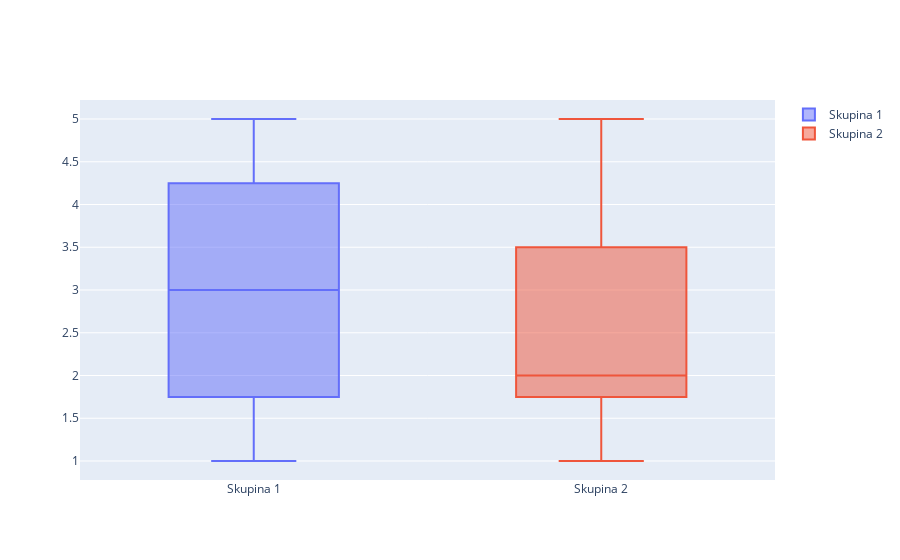

The notebook cell saved with this chart:
### Markdown cell above
## Box Plot
Box ploty (alebo box-and-whisker grafy) sú užitočné na zobrazovanie distribúcie dát cez kvartily, odhalenie odľahlých hodnôt a porovnanie distribúcií medzi rôznymi skupinami.

### Code cell
import plotly.graph_objects as go

# Dáta
data = [go.Box(y=[1, 2, 3, 4, 5], name='Skupina 1'),
        go.Box(y=[1, 2, 2, 3, 5], name='Skupina 2')]

# Vytvorenie box plotu
fig = go.Figure(data=data)

# Zobrazenie grafu
fig.show()

### Figure 1 — Plotly figure (JSON) as saved in the notebook; plotly's stock layout.template omitted (floating-point values rounded to 4 significant figures)
{"data": [{"name": "Skupina 1", "y": [1, 2, 3, 4, 5], "type": "box"}, {"name": "Skupina 2", "y": [1, 2, 2, 3, 5], "type": "box"}], "layout": {}}
